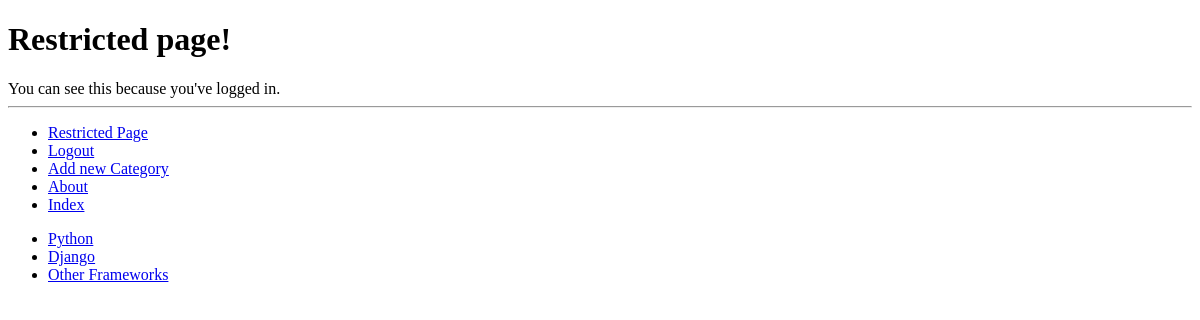
Before: /rango/restricted/ (signed in) with the older database file.
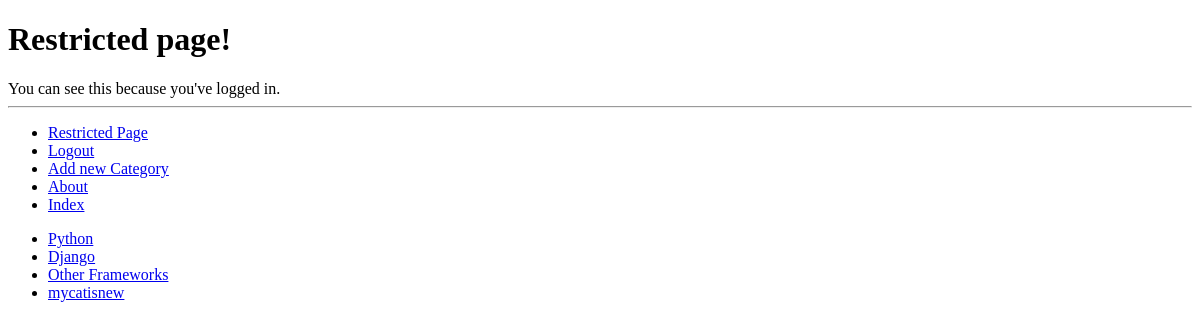
After: the same page with the newer database file.
### rango/models.py (models this page shows, shortened)
class Category(models.Model):
    name = models.CharField(max_length=128, unique=True)
    views = models.IntegerField(default=0)
    likes = models.IntegerField(default=0)
    slug = models.SlugField(unique=True)
    class Meta:
        verbose_name_plural = 'Categories'

### rango/views.py (the view)
@login_required
def restricted(request):
    return render(request, 'rango/restricted.html', {})

### rango/templatetags/rango_template_tags.py (called while the page is built)
@register.inclusion_tag('rango/cats.html')
def get_category_list(cat=None):
    return {'cats': Category.objects.all(),
            'act_cat': cat, }

### templates/rango/restricted.html (shortened to what this page needs)
{% extends 'rango/base.html' %}
{% load staticfiles %}
{% block body_block %}
<h1>Restricted page!</h1>
You can see this because you've logged in.
{% endblock %}

### templates/rango/cats.html
<ul>
{% if cats %}
    {% for c in cats %}
        {% if c == act_cat %}
        <li>
            <strong>
            <a href="{% url "show_category" c.slug %}">{{ c.name }}</a>
            </strong>
        </li>
        {% else %}
        <li>
            <a href="{% url "show_category" c.slug %}">{{ c.name }}</a>
        </li>
        {% endif %}
    {% endfor %}
{% else %}
    <li><strong>There are no categories present.</strong></li>
{% endif %}
</ul>

Changed rows visible on the page:
added Category: name "mycatisnew"
